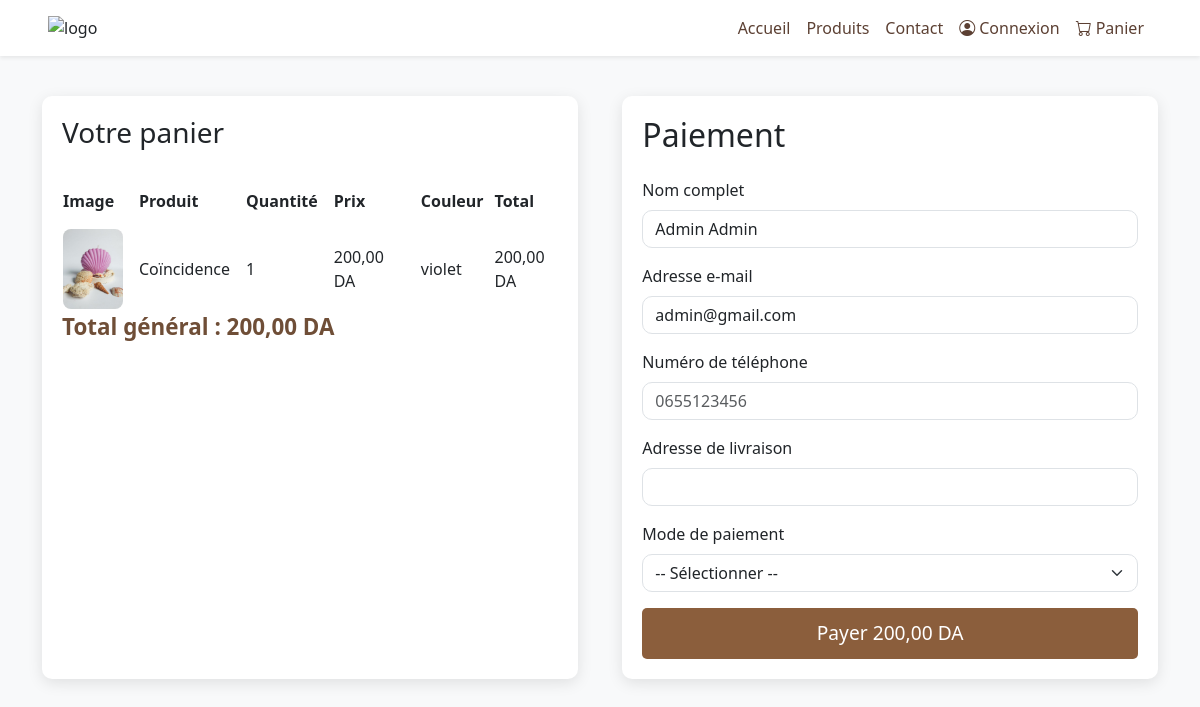
Page /paiement.php (signed in) on the committed database.
### tables this page shows
CREATE TABLE `panier` (
  `id` int(11) NOT NULL,
  `user_id` int(11) NOT NULL,
  `produit_id` int(11) NOT NULL,
  `couleur` varchar(50) DEFAULT NULL,
  `quantite` int(11) NOT NULL DEFAULT 1,
  `date_ajout` timestamp NOT NULL DEFAULT current_timestamp()
);

CREATE TABLE `produit_couleurs` (
  `id` int(11) NOT NULL,
  `produit_id` int(11) NOT NULL,
  `couleur` varchar(7) NOT NULL,
  `image` varchar(255) DEFAULT NULL,
  `stock` int(11) NOT NULL
);

CREATE TABLE `produits` (
  `id` int(11) NOT NULL,
  `nom` varchar(255) DEFAULT NULL,
  `description` text DEFAULT NULL,
  `prix` decimal(10,2) DEFAULT NULL,
  `image` varchar(255) NOT NULL,
  `categorie` varchar(100) DEFAULT NULL,
  `sous_categorie` varchar(100) DEFAULT NULL,
  `product_color` int(11) DEFAULT NULL,
  `stock` int(11) DEFAULT 0
);

CREATE TABLE `utilisateurs` (
  `id` int(11) NOT NULL,
  `email` varchar(100) NOT NULL,
  `mot_de_passe` varchar(100) NOT NULL,
  `role` enum('admin','client') DEFAULT 'client',
  `nom` varchar(100) NOT NULL,
  `prenom` varchar(100) NOT NULL,
  `date_inscription` datetime DEFAULT current_timestamp()
);

### paiement.php (the view, shortened to what this page needs)
<?php
$conn = new mysqli("localhost", "root", "", "byhande");
$userId = $_SESSION['user_id'];
$stmt = $conn->prepare("SELECT nom, prenom, email FROM utilisateurs WHERE id = ?");
$stmt->bind_param("i", $userId);
$stmt->execute();
$result = $stmt->get_result();
$user = $result->fetch_assoc();
$nomComplet = htmlspecialchars($user['prenom'] . ' ' . $user['nom']);
$email = htmlspecialchars($user['email']);
?>
<!DOCTYPE html>
<html lang="fr">
<head>
  <link href="https://cdn.jsdelivr.net/npm/bootstrap@5.3.0/dist/css/bootstrap.min.css" rel="stylesheet" />
  <link href="https://cdn.jsdelivr.net/npm/bootstrap-icons@1.10.5/font/bootstrap-icons.css" rel="stylesheet" />
</head>
<body>
<nav class="navbar navbar-expand-lg navbar-light shadow-sm">
    <div class="container-fluid px-5">
        <img src="logo.jpg" alt="logo" width="120" height="auto">
        <div class="collapse navbar-collapse justify-content-end" id="navbarNav">
            <ul class="navbar-nav">
                <li class="nav-item">
                    <a class="nav-link nav-link-custom <?= ($currentPage == 'accueil.php') ? 'active' : '' ?>" href="accueil.php">Accueil</a>
                </li>
                <li class="nav-item">
                    <a class="nav-link nav-link-custom <?= ($currentPage == 'accueil.php#produits') ? 'active' : '' ?>" href="accueil.php#produits">Produits</a>
                </li>
                <li class="nav-item">
                    <a class="nav-link nav-link-custom <?= ($currentPage == 'accueil.php#contact') ? 'active' : '' ?>" href="accueil.php#contact">Contact</a>
                </li>
                <li class="nav-item">
                    <a class="nav-link d-flex align-items-center nav-link-custom <?= ($currentPage == 'login.php') ? 'active' : '' ?>" href="login.php"><i class="bi bi-person-circle me-1"></i> Connexion</a>
                </li>
                <li class="nav-item">
                    <a class="nav-link d-flex align-items-center nav-link-custom <?= ($currentPage == 'panier.php') ? 'active' : '' ?>" href="panier.php"><i class="bi bi-cart me-1"></i> Panier</a>
                </li>
            </ul>
        </div>
    </div>
</nav>
<div class="container">
  <div class="panier-container">
  <h3 class="mb-4">Votre panier</h3>
<?php
$totalGeneral = 0;
$user_id = $userId;
$stmt = $conn->prepare("SELECT produit_id, couleur, quantite FROM panier WHERE user_id = ?");
$stmt->bind_param("i", $user_id);
$stmt->execute();
$result = $stmt->get_result();
if ($result->num_rows > 0): ?>
  <table>
    <thead>
      <tr>
        <th>Image</th>
        <th style="padding: 15px;">Produit</th>
        <th>Quantité</th>
        <th style="padding: 15px;">Prix</th>
        <th style="padding: 10px;">Couleur</th>
        <th>Total</th>
      </tr>
    </thead>
    <tbody>
      <?php
      while ($row = $result->fetch_assoc()):
          $idProduit = $row['produit_id'];
          $couleur = $row['couleur'];
          $quantite = intval($row['quantite']);
          $stmtProd = $conn->prepare("SELECT nom, prix FROM produits WHERE id = ?");
          $stmtProd->bind_param("i", $idProduit);
          $stmtProd->execute();
          $resProd = $stmtProd->get_result();
          $produit = $resProd->fetch_assoc();
          if ($produit):
              $prix = floatval($produit['prix']);
              $totalProduit = $prix * $quantite;
              $totalGeneral += $totalProduit;
              if (!empty($couleur)) {
                $imgStmt = $conn->prepare("SELECT image FROM produit_couleurs WHERE produit_id = ? AND couleur = ?");
                $imgStmt->bind_param("is", $idProduit, $couleur);
              } else {
                $imgStmt = $conn->prepare("SELECT image FROM produit_images WHERE produit_id = ? LIMIT 1");
                $imgStmt->bind_param("i", $idProduit);
              }
              $imgStmt->execute();
              $imgRes = $imgStmt->get_result();
              $imageData = $imgRes->fetch_assoc();
              $imageSrc = $imageData['image'] ?? 'default_image.jpg';
      ?>
        <tr>
          <td><img src="images/<?= htmlspecialchars($imageSrc) ?>" class="product-image" alt="Produit"></td>
          <td style="padding: 15px;"><?= htmlspecialchars($produit['nom']) ?></td>
          <td><?= $quantite ?></td>
          <td style="padding: 15px;"><?= number_format($prix, 2, ',', ' ') ?> DA</td>
          <td style="padding: 10px;"><?= htmlspecialchars($couleur ?: 'Aucune') ?></td>
          <td><?= number_format($totalProduit, 2, ',', ' ') ?> DA</td>
        </tr>
      <?php
          endif;
      endwhile; ?>
    </tbody>
  </table>
  <p class="total">Total général : <?= number_format($totalGeneral, 2, ',', ' ') ?> DA</p>
<?php else: ?>
  <p>Votre panier est vide.</p>
<?php endif; ?>
</div>
  <div class="payment-container">
    <h2 class="mb-4">Paiement</h2>
    <form id="paymentForm" action="traitement_paiement.php" method="POST" novalidate>
      <div class="mb-3">
        <label for="nomComplet" class="form-label">Nom complet</label>
        <input type="text" class="form-control" id="nomClient" name="nomClient" value="<?= $nomComplet ?>" readonly>
      </div>
      <div class="mb-3">
        <label for="email" class="form-label">Adresse e-mail</label>
        <input type="email" class="form-control" id="emailClient" name="emailClient" value="<?= $email ?>" readonly>
      </div>
      <div class="mb-3">
         <label for="telephoneClient" class="form-label">Numéro de téléphone</label>
         <input type="tel" class="form-control" id="telephoneClient" name="telephoneClient" placeholder="0655123456" pattern="^(05|06|07)[0-9]{8}$" required />
      </div>
      <div class="mb-3">
         <label for="adresseClient" class="form-label">Adresse de livraison</label>
         <input type="text" class="form-control" id="adresseClient" name="adresseClient" />
      </div>
      <div class="mb-3">
        <label for="modePaiement" class="form-label">Mode de paiement</label>
        <select class="form-select" id="modePaiement" name="modePaiement" required>
          <option value="">-- Sélectionner --</option>
        </select>
      </div>
      <button type="submit" class="btn btn-payer w-100">Payer <?= number_format($totalGeneral, 2, ',', ' ') ?> DA</button>
    </form>
  </div>
</div>
</body>
</html>

### paiement.php (style rules this page uses)
body { background-color: #f8f9fa; }
.container { display: flex; justify-content: space-between; margin-top: 40px; flex-wrap: wrap; }
.panier-container, .payment-container { background-color: white; padding: 20px; border-radius: 10px; box-shadow: 0 4px 15px rgba(0,0,0,0.1); width: 48%; max-width: 600px; margin-bottom: 30px; }
.total { font-size: 1.4rem; font-weight: bold; color: #6f4e37; }
.btn-payer { background-color: #8b5e3c; color: white; font-size: 1.2rem; padding: 10px 25px; border-radius: 5px; }
.product-image { max-width: 80px; max-height: 80px; }
.form-control, .form-select { border-radius: 10px; }
.navbar { background-color: white !important; position: sticky; top: 0; z-index: 1030; }
.navbar .nav-link, .navbar .navbar-brand { color: #5c4033 !important; transition: all 0.3s ease; }
td .product-image { width: 60px; height: auto; border-radius: 8px; }

### rows in the picture
panier: produit_couleurs.image (picture), produit.nom "Coïncidence", quantite "1", produit.prix "200,00", couleur "violet", totalProduit "200,00"
utilisateurs: nomClient "Admin Admin", emailClient "admin@gmail.com"

### other values in the picture
$totalGeneral "200,00"
